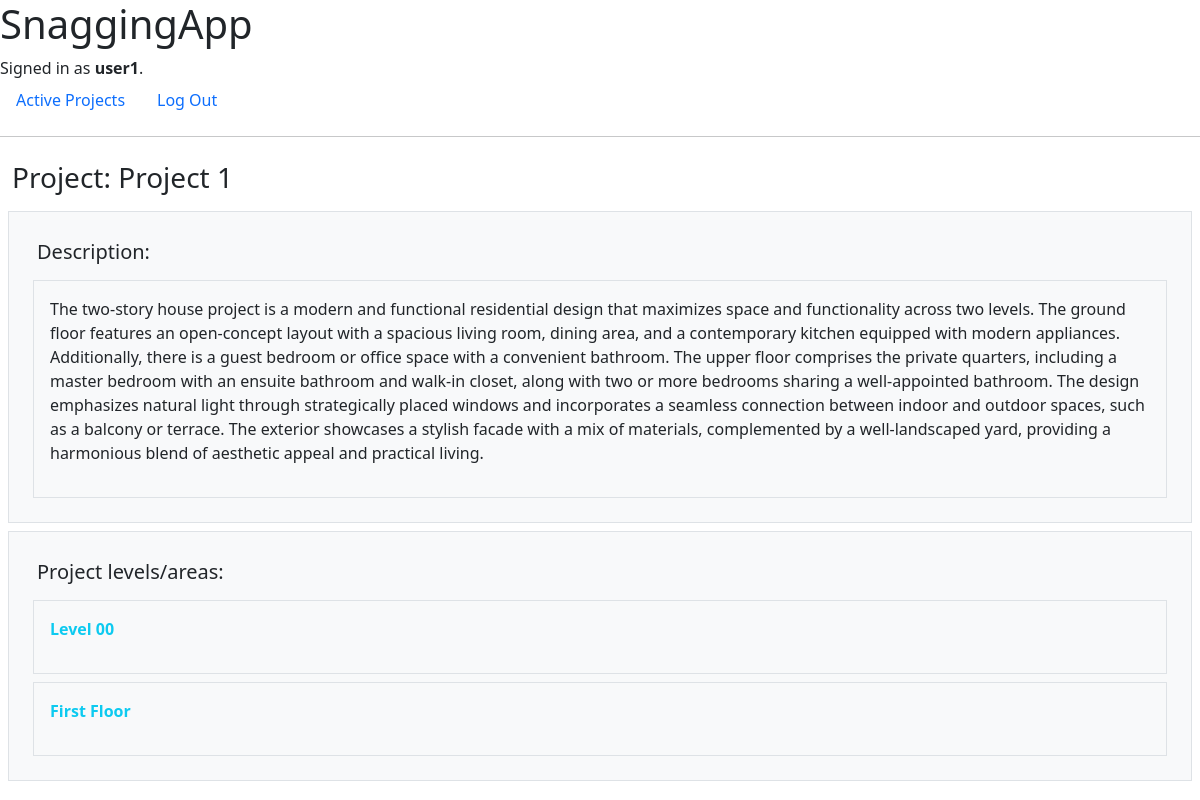
Page /project/1 (signed in) on the committed database.
### SnaggingApp/models.py (models this page shows, shortened)
class User(AbstractUser):
    pass

class Project(models.Model):
    title = models.CharField(max_length=250)
    description = models.TextField()
    archived = models.BooleanField(default=False)
    responsible = models.ManyToManyField("User", blank=True, related_name="UserProjectsResponsible")
    master = models.ManyToManyField("User", blank=True, related_name="UserProjectsMaster")
    level = models.ManyToManyField("Level", blank=True, related_name="level_project")

class Level(models.Model):
    title = models.CharField(max_length=250)
    description = models.TextField()
    archived = models.BooleanField(default=False)
    file = models.ForeignKey(PDFFile, blank=True, on_delete=models.CASCADE, related_name="pdf_level")
    pinpoint = models.ManyToManyField("Pinpoint", blank=True, related_name="pinpoint_level")

### SnaggingApp/views.py (the view)
# urls.py: path("project/<int:project_id>", views.project, name="project"),
def project(request, project_id):
    current_project = Project.objects.get(pk=project_id)
    levels = current_project.level.all()
    return render(request, "SnaggingApp/project.html", {
        "current_project": current_project,
        "levels": levels,
    })

### SnaggingApp/templates/SnaggingApp/project.html (shortened to what this page needs)
{% extends "SnaggingApp/layout.html" %}
{% load static %}
{% block body %}
{% if user.is_authenticated %}
    <h3 class="p-2 m-1" id="title_all_posts">Project: {{ current_project.title }}</h3>
    <div class="p-3 m-2 bg-light border" id="#">
        <h5 class="p-2 m-1" id="#">Description:</h5>
            <div class="p-3 m-2 bg-light border" id="#">
            <p id='#'>{{ current_project.description }}</p>
            </div>
    </div>
    <div class="p-3 m-2 bg-light border" id="#">
    <h5 class="p-2 m-1" id="title_all_posts">Project levels/areas:</h5>
        {% for level in levels %}
        <div class="p-3 m-2 bg-light border" id="#">
        <p class="text-info" id='level_{{ level.id }}'><b>{{ level.title }}</b></p>
        </div>
        {% endfor %}
    </div>
{% else %}
<div class="p-3 m-2 bg-light border">
    <p><b>Welcome to the SnaggingApp</b></p>
    <p>Please register or log-in if you have an account</p>
</div>
{% endif %}
{% endblock %}

### SnaggingApp/templates/SnaggingApp/layout.html (shortened to what this page needs)
{% load static %}
<!DOCTYPE html>
<html lang="en">
    <head>
        <link href="https://cdn.jsdelivr.net/npm/bootstrap@5.3.2/dist/css/bootstrap.min.css" rel="stylesheet">
        <link rel="stylesheet" href="{% static 'styles.css' %}">
    </head>
    <body>
        <h1>SnaggingApp</h1>
        <div>
            {% if user.is_authenticated %}
                Signed in as <strong>{{ user.username }}</strong>.
            {% else %}
                Not signed in.
            {% endif %}
        </div>
        <ul class="nav">
            {% if user.is_authenticated %}
                <li class="nav-item">
                <a class="nav-link" href="{% url 'index' %}">Active Projects</a>
                </li>
                <li class="nav-item">
                    <a class="nav-link" href="{% url 'logout' %}">Log Out</a>
                </li>
            {% endif %}
        </ul>
        <hr>
        {% block body %}
        {% endblock %}
    </body>
</html>

### SnaggingApp/static/styles.css (style rules this page uses)
* { margin:0; padding:0; }
body { width:100%; height:100%; transition: transform 0.3s; }

### rows in the picture
User: username "user1"
Project: title "Project 1", description "The two-story house project is a modern and functional residential design that maximizes space and functionality across two levels. The ground floor features an open-concept layout with a spacious living room, dining area, and a contemporary kitchen equipped with modern appliances. Additionally, there is a guest bedroom or office space with a convenient bathroom. The upper floor comprises the private quarters, including a master bedroom with an ensuite bathroom and walk-in closet, along with two or more bedrooms sharing a well-appointed bathroom. The design emphasizes natural light through strategically placed windows and incorporates a seamless connection between indoor and outdoor spaces,…"
Level: title "Level 00"
Level: title "First Floor"
